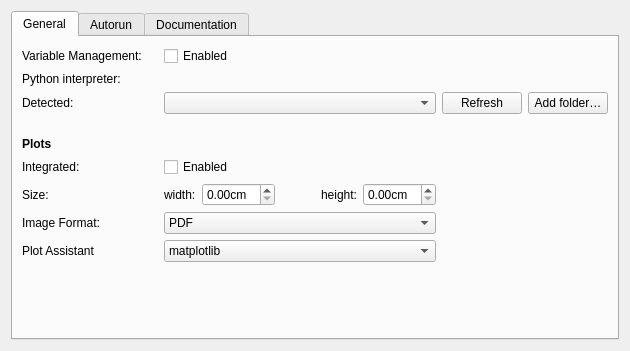
<?xml version="1.0" encoding="UTF-8"?>
<ui version="4.0">
 <class>PythonSettingsBase</class>
 <widget class="QWidget" name="PythonSettingsBase">
  <property name="geometry">
   <rect>
    <x>0</x>
    <y>0</y>
    <width>572</width>
    <height>351</height>
   </rect>
  </property>
  <layout class="QVBoxLayout" name="verticalLayout_2">
   <item>
    <widget class="QTabWidget" name="tabWidget">
     <property name="currentIndex">
      <number>0</number>
     </property>
     <widget class="QWidget" name="tabGeneral">
      <attribute name="title">
       <string>General</string>
      </attribute>
      <layout class="QGridLayout" name="gridLayout">
       <item row="0" column="0">
        <widget class="QLabel" name="lVariableManagement">
         <property name="text">
          <string>Variable Management:</string>
         </property>
        </widget>
       </item>
       <item row="0" column="1">
        <widget class="QCheckBox" name="kcfg_variableManagement">
         <property name="toolTip">
          <string>Monitor the creation and destruction of variables and show the existing variables in the variable panel.</string>
         </property>
         <property name="text">
          <string>Enabled</string>
         </property>
        </widget>
       </item>
       <item row="1" column="0">
        <widget class="QLabel" name="lInterpreter">
         <property name="text">
          <string>Python interpreter:</string>
         </property>
        </widget>
       </item>
       <item row="1" column="1">
        <widget class="KUrlRequester" name="kcfg_Interpreter">
         <property name="toolTip">
          <string>Python 3 interpreter used to run the backend server. Point this to a virtualenv or Conda interpreter to switch Python environments. Changes take effect when a new session is started.</string>
         </property>
        </widget>
       </item>
       <item row="2" column="0">
        <widget class="QLabel" name="lDetectedEnvs">
         <property name="text">
          <string>Detected:</string>
         </property>
        </widget>
       </item>
       <item row="2" column="1">
        <widget class="QComboBox" name="envComboBox">
         <property name="sizeAdjustPolicy">
          <enum>QComboBox::AdjustToContents</enum>
         </property>
        </widget>
       </item>
       <item row="2" column="2">
        <widget class="QPushButton" name="btnDetectEnvs">
         <property name="text">
          <string>Refresh</string>
         </property>
        </widget>
       </item>
       <item row="2" column="3">
        <widget class="QPushButton" name="btnBrowseEnvs">
         <property name="text">
          <string>Add folder…</string>
         </property>
        </widget>
       </item>
       <item row="3" column="0">
        <spacer name="verticalSpacer_2">
         <property name="orientation">
          <enum>Qt::Vertical</enum>
         </property>
         <property name="sizeType">
          <enum>QSizePolicy::Fixed</enum>
         </property>
         <property name="sizeHint" stdset="0">
          <size>
           <width>136</width>
           <height>17</height>
          </size>
         </property>
        </spacer>
       </item>
       <item row="4" column="0">
        <widget class="QLabel" name="label_4">
         <property name="font">
          <font>
           <weight>75</weight>
           <bold>true</bold>
          </font>
         </property>
         <property name="text">
          <string>Plots</string>
         </property>
        </widget>
       </item>
       <item row="5" column="0">
        <widget class="QLabel" name="lPlotIntegration">
         <property name="text">
          <string>Integrated:</string>
         </property>
        </widget>
       </item>
       <item row="5" column="1">
        <widget class="QCheckBox" name="kcfg_integratePlots">
         <property name="toolTip">
          <string>If enabled, plots will be shown inside of the worksheet. Otherwise, plots will be shown in an external window.</string>
         </property>
         <property name="text">
          <string>Enabled</string>
         </property>
        </widget>
       </item>
       <item row="6" column="0">
        <widget class="QLabel" name="label_5">
         <property name="text">
          <string>Size:</string>
         </property>
        </widget>
       </item>
       <item row="6" column="1">
        <widget class="QFrame" name="frame">
         <property name="frameShape">
          <enum>QFrame::NoFrame</enum>
         </property>
         <property name="frameShadow">
          <enum>QFrame::Raised</enum>
         </property>
         <layout class="QHBoxLayout" name="horizontalLayout">
          <property name="leftMargin">
           <number>0</number>
          </property>
          <property name="topMargin">
           <number>0</number>
          </property>
          <property name="rightMargin">
           <number>0</number>
          </property>
          <property name="bottomMargin">
           <number>0</number>
          </property>
          <item>
           <widget class="QLabel" name="lPlotWidth">
            <property name="text">
             <string>width:</string>
            </property>
           </widget>
          </item>
          <item>
           <widget class="QDoubleSpinBox" name="kcfg_plotWidth">
            <property name="suffix">
             <string>cm</string>
            </property>
           </widget>
          </item>
          <item>
           <spacer name="horizontalSpacer">
            <property name="orientation">
             <enum>Qt::Horizontal</enum>
            </property>
            <property name="sizeType">
             <enum>QSizePolicy::Fixed</enum>
            </property>
            <property name="sizeHint" stdset="0">
             <size>
              <width>40</width>
              <height>20</height>
             </size>
            </property>
           </spacer>
          </item>
          <item>
           <widget class="QLabel" name="lPlotHeight">
            <property name="text">
             <string>height:</string>
            </property>
           </widget>
          </item>
          <item>
           <widget class="QDoubleSpinBox" name="kcfg_plotHeight">
            <property name="suffix">
             <string>cm</string>
            </property>
           </widget>
          </item>
          <item>
           <spacer name="horizontalSpacer_2">
            <property name="orientation">
             <enum>Qt::Horizontal</enum>
            </property>
            <property name="sizeHint" stdset="0">
             <size>
              <width>40</width>
              <height>20</height>
             </size>
            </property>
           </spacer>
          </item>
         </layout>
        </widget>
       </item>
       <item row="7" column="0">
        <widget class="QLabel" name="label_3">
         <property name="text">
          <string>Image Format:</string>
         </property>
        </widget>
       </item>
       <item row="7" column="1">
        <widget class="QComboBox" name="kcfg_inlinePlotFormat">
         <item>
          <property name="text">
           <string>PDF</string>
          </property>
         </item>
         <item>
          <property name="text">
           <string notr="true">SVG</string>
          </property>
         </item>
         <item>
          <property name="text">
           <string notr="true">PNG</string>
          </property>
         </item>
        </widget>
       </item>
       <item row="8" column="0">
        <widget class="QLabel" name="label4">
         <property name="toolTip">
          <string>Graphic package to be used in the Plot Assistant</string>
         </property>
         <property name="text">
          <string>Plot Assistant</string>
         </property>
        </widget>
       </item>
       <item row="8" column="1">
        <widget class="KComboBox" name="kcfg_plotExtenstionGraphicPackage">
         <property name="sizePolicy">
          <sizepolicy hsizetype="Expanding" vsizetype="Fixed">
           <horstretch>0</horstretch>
           <verstretch>0</verstretch>
          </sizepolicy>
         </property>
         <property name="toolTip">
          <string>Graphic package to be used in the Plot Assistant</string>
         </property>
         <item>
          <property name="text">
           <string>matplotlib</string>
          </property>
         </item>
         <item>
          <property name="text">
           <string>pylab</string>
          </property>
         </item>
         <item>
          <property name="text">
           <string>plot.ly</string>
          </property>
         </item>
         <item>
          <property name="text">
           <string>GR</string>
          </property>
         </item>
         <item>
          <property name="text">
           <string>bokeh</string>
          </property>
         </item>
        </widget>
       </item>
       <item row="9" column="0">
        <spacer name="verticalSpacer">
         <property name="orientation">
          <enum>Qt::Vertical</enum>
         </property>
         <property name="sizeHint" stdset="0">
          <size>
           <width>20</width>
           <height>40</height>
          </size>
         </property>
        </spacer>
       </item>
      </layout>
     </widget>
     <widget class="QWidget" name="tabAutorun">
      <attribute name="title">
       <string>Autorun</string>
      </attribute>
      <layout class="QVBoxLayout" name="verticalLayout">
       <item>
        <widget class="QLabel" name="lAutorun">
         <property name="text">
          <string>Commands to autorun</string>
         </property>
         <property name="alignment">
          <set>Qt::AlignCenter</set>
         </property>
        </widget>
       </item>
       <item>
        <widget class="KEditListWidget" name="kcfg_autorunScripts"/>
       </item>
      </layout>
     </widget>
     <widget class="QWidget" name="tabDocumentation">
      <attribute name="title">
       <string>Documentation</string>
      </attribute>
     </widget>
    </widget>
   </item>
  </layout>
 </widget>
 <customwidgets>
  <customwidget>
   <class>KComboBox</class>
   <extends>QComboBox</extends>
   <header>kcombobox.h</header>
  </customwidget>
  <customwidget>
   <class>KEditListWidget</class>
   <extends>QWidget</extends>
   <header>keditlistwidget.h</header>
  </customwidget>
  <customwidget>
   <class>KUrlRequester</class>
   <extends>QWidget</extends>
   <header>kurlrequester.h</header>
  </customwidget>
 </customwidgets>
 <resources/>
 <connections/>
</ui>
